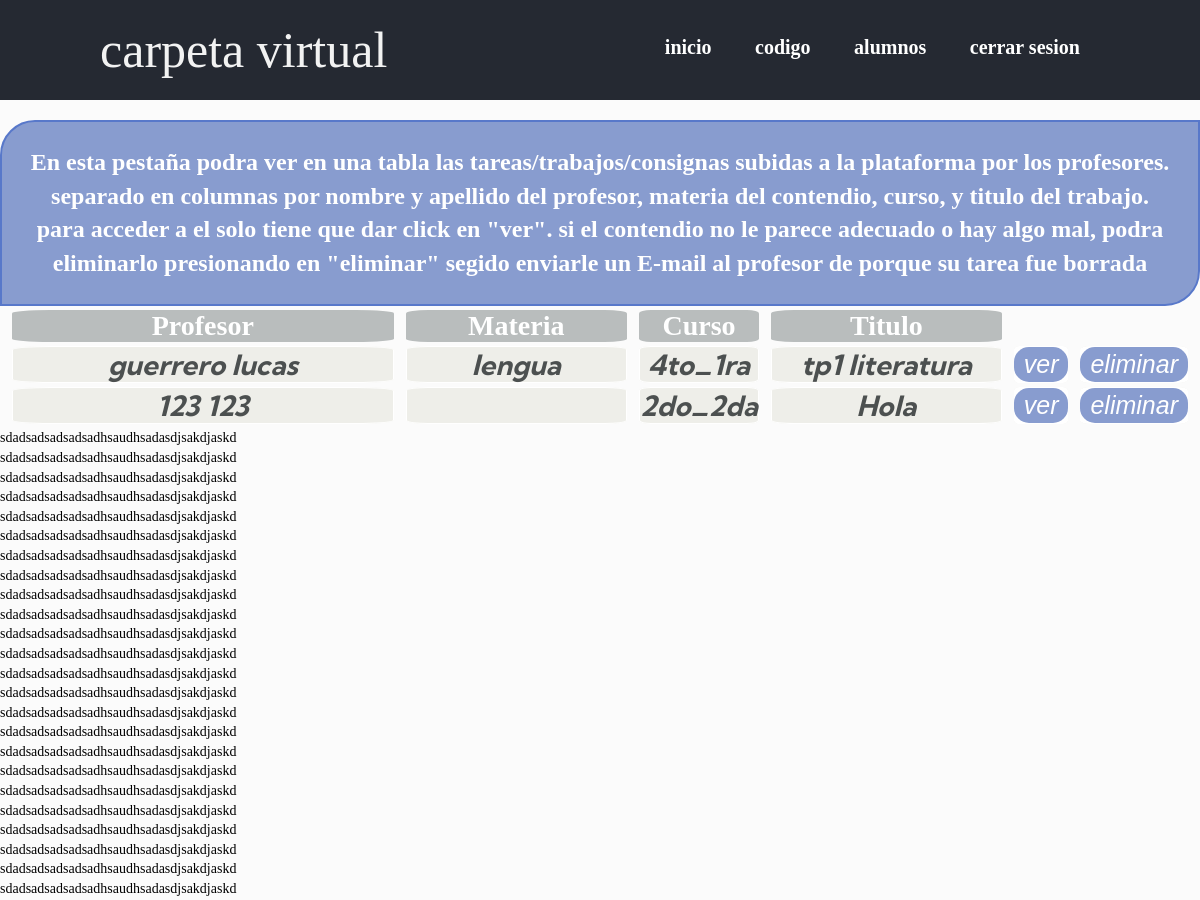
The app's page /admin/admin.contenido.php (signed in, upper part), older data.
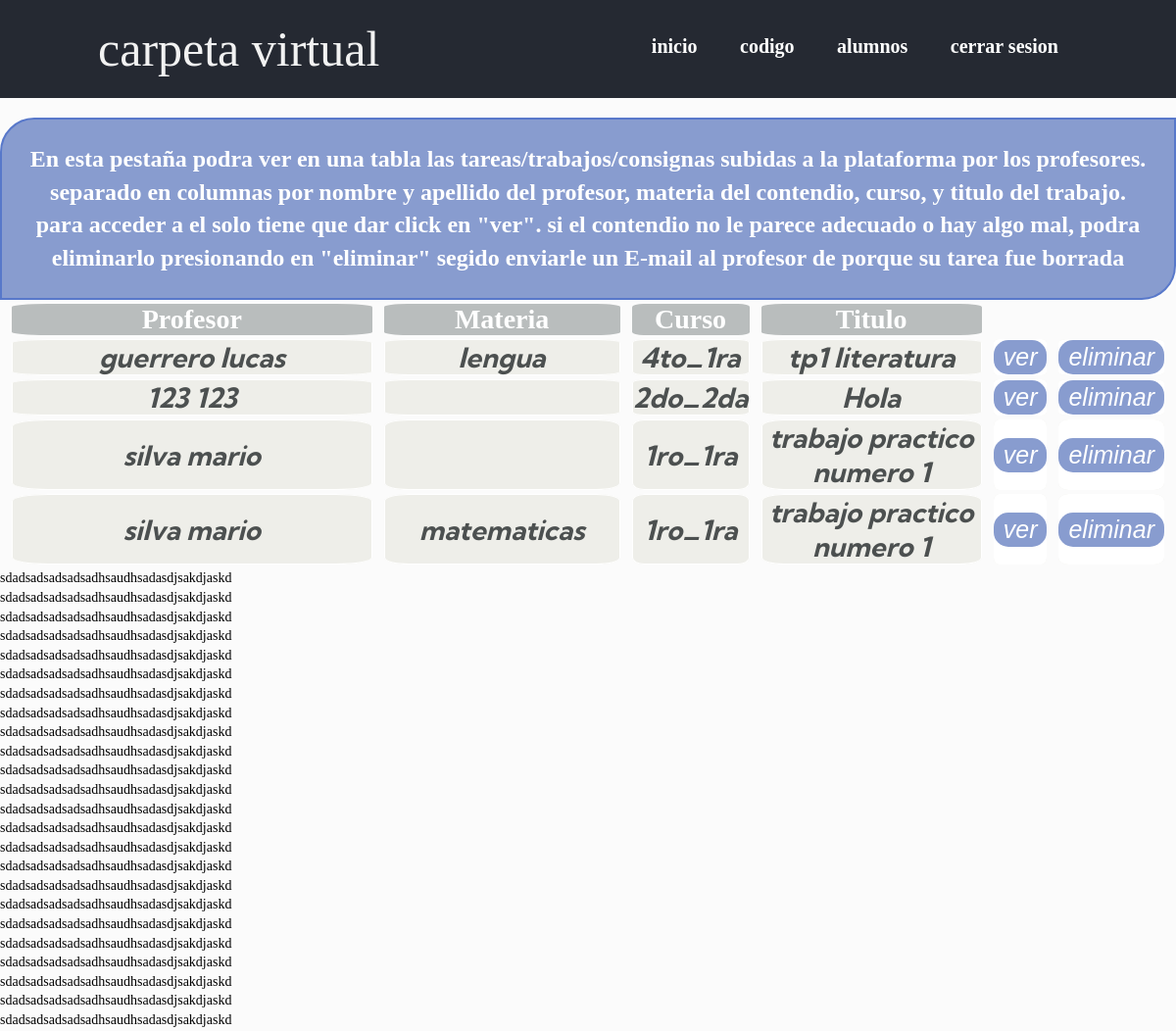
The same page, newer data.
### tables this page shows
CREATE TABLE `profesor` (
  `nombre` varchar(20) NOT NULL,
  `apellido` varchar(20) NOT NULL,
  `Email` varchar(20) NOT NULL,
  `password` varchar(16) NOT NULL,
  `codigo` varchar(16) NOT NULL
);

CREATE TABLE `contenido` (
  `fecha_de_entrega` date NOT NULL,
  `cod_trabajo` int(11) NOT NULL,
  `titulo` varchar(30) NOT NULL,
  `curso` varchar(7) NOT NULL,
  `materia` varchar(20) NOT NULL,
  `contenido` text NOT NULL,
  `bibiografia` text NOT NULL,
  `Email` varchar(40) NOT NULL
);

### admin/admin.contenido.php (the view, shortened to what this page needs)
<html>
    <head>
	  <link rel="stylesheet" type="text/css" href="css/estiloadmincontendio.css">
      <link rel="stylesheet" type="text/css" href="css/header.css">
    </head>
   <header>
		<div class="wrapper">
			<div class="logo">carpeta virtual</div>
			<nav>
				<a href="perfil_admin.php">inicio</a>
				<a href="codigogenerado.php">codigo</a>
				<a href="admin_alumnos.php">alumnos</a>
				<a href="../cerrar_sesion.php">cerrar sesion</a>
			</nav>
		</div>
	</header>
 <body>
    <center>
         <p class="titulo">
         En esta pestaña podra ver en una tabla las tareas/trabajos/consignas subidas a la plataforma por los profesores.
         separado en columnas por nombre y apellido del profesor, materia del contendio, curso, y titulo del trabajo.
         para acceder a el solo tiene que dar click en "ver". si el contendio no le parece adecuado o hay algo mal, podra eliminarlo presionando en "eliminar" segido enviarle un E-mail al profesor de porque su tarea fue borrada
         </p>
     </center>
     <table>
        <tr class="tabla-arriba">
          <td class="tabla-arriba__profesor">Profesor</td>
          <td class="tabla-arriba__materia">Materia</td>
          <td>Curso</td>
          <td class="tabla-arriba__titulo">Titulo</td>
        </tr>
        <?php
        include "../conexion.php";
        $sql =  "SELECT * FROM contenido";
        if ($resultad = $con->query($sql)){
        while ($fila = mysqli_fetch_array($resultad)){
        $titulo=$fila["titulo"];
        $materia=$fila["materia"];
        $curso=$fila["curso"];
        $Email=$fila["Email"];
        $sql =  "SELECT * FROM profesor where Email='$Email'";
        if ($resultado = $con->query($sql)){
        while ($fila = mysqli_fetch_array($resultado)){
            $nombre=$fila["nombre"];
            $apellido=$fila["apellido"];
        ?>
            <tr class='cuerpo'>
                <td class='hi' class='tabla-arriba__profesor'>
                    <?php echo $apellido, " ", $nombre;?>
                </td>
                <td class='hi' class='tabla-arriba__materia'>
                    <?php echo $materia?>
                </td>
                <td class='hi'>
                    <?php echo $curso?>
                </td>
                <td class='hi' class='tabla-arriba__titulo'>
                    <?php echo $titulo?>
                </td>
                <td class='hi__boton'>
                    <a href='editar.php?cod_trabajo=$cod_trabajo'>
                        <button> ver </button>
                    </a>
                </td>
                <td class='hi__boton'>
                    <a href='eliminar.php?Email=$Email & curso=$curso & materia=$materia'>
                        <button>eliminar </button>
                    </a>
                </td>
            </tr>
            <?php
            }}}}
            ?>
     </table>
 <P>sdadsadsadsadsadhsaudhsadasdjsakdjaskd</P>
         <P>sdadsadsadsadsadhsaudhsadasdjsakdjaskd</P>
          <P>sdadsadsadsadsadhsaudhsadasdjsakdjaskd</P> <P>sdadsadsadsadsadhsaudhsadasdjsakdjaskd</P> <P>sdadsadsadsadsadhsaudhsadasdjsakdjaskd</P> <P>sdadsadsadsadsadhsaudhsadasdjsakdjaskd</P> <P>sdadsadsadsadsadhsaudhsadasdjsakdjaskd</P> <P>sdadsadsadsadsadhsaudhsadasdjsakdjaskd</P> <P>sdadsadsadsadsadhsaudhsadasdjsakdjaskd</P> <P>sdadsadsadsadsadhsaudhsadasdjsakdjaskd</P> <P>sdadsadsadsadsadhsaudhsadasdjsakdjaskd</P>
           <P>sdadsadsadsadsadhsaudhsadasdjsakdjaskd</P>
         <P>sdadsadsadsadsadhsaudhsadasdjsakdjaskd</P>
          <P>sdadsadsadsadsadhsaudhsadasdjsakdjaskd</P> <P>sdadsadsadsadsadhsaudhsadasdjsakdjaskd</P> <P>sdadsadsadsadsadhsaudhsadasdjsakdjaskd</P> <P>sdadsadsadsadsadhsaudhsadasdjsakdjaskd</P> <P>sdadsadsadsadsadhsaudhsadasdjsakdjaskd</P> <P>sdadsadsadsadsadhsaudhsadasdjsakdjaskd</P> <P>sdadsadsadsadsadhsaudhsadasdjsakdjaskd</P> <P>sdadsadsadsadsadhsaudhsadasdjsakdjaskd</P> <P>sdadsadsadsadsadhsaudhsadasdjsakdjaskd</P> <P>sdadsadsadsadsadhsaudhsadasdjsakdjaskd</P>
         <P>sdadsadsadsadsadhsaudhsadasdjsakdjaskd</P>
</body>
</html>

### admin/css/estiloadmincontendio.css (style rules this page uses)
* { margin: 0px; padding: 0px; box-sizing:border-box; }
body { font: 14px/1.4 Georgia, Serif; background-color: #FBFBFB; }
table { font-size:200%; border-collapse: separate; border-spacing: 1vw 0.5vh; font-weight: bold; }
.tabla-arriba { color: white; background-color: #B9BDBD; text-align: center; }
.tabla-arriba__profesor { width: 45%; }
.tabla-arriba__titulo { width: 25%; }
.tabla-arriba__materia { width: 25%; }
tr td { border-top-right-radius: 10%; border-top-left-radius: 10%; border-bottom-left-radius: 10%; border-bottom-right-radius: 10%; }
.cuerpo { font-style:italic; background-color: #EEEEE9; }
.hi { font-size: 1vw 0.75vh; text-align: center; border: solid 1px; border-color: white; color: 4C5050; font-family: 'Kumbh Sans', sans-serif; }
.hi__boton { background-color: white; }
.titulo { font-family: Century Gothic,CenturyGothic,AppleGothic; color: #ffffff; font-size: 3vh; text-align: center; background: #889ccf; overflow: hidden; padding: 3vh; border-radius: 35px 0px 35px 0px; border: 2px solid #5878ca; font-weight: bold; }
button { cursor: pointer; padding: 3px; padding-left: 10px; padding-right: 10px; font-family: helvetica; font-weight: 300; font-size: 25px; font-style: italic; color: white; background-color: #889ccf; border-bottom-color: #889ccf; border-radius: 15px; border: 0px; }

### admin/css/header.css (style rules this page uses)
* { margin: 0px; padding: 0px; box-sizing:border-box; }
header { width:100%; height: 100px; overflow:hidden; background:#252932; margin-bottom:20px; }
.wrapper { width:90%; max-width:1000px; margin:auto; overflow:hidden; }
header .logo { color:#f2f2f2; font-size:50px; line-height:100px; float:left; }
header nav { float:right; line-height:100px; }
header nav a { display:inline-block; color:#fff; text-decoration:none; padding:10px 20px; line-height:normal; font-size:20px; font-weight:bold; -webkit-transition:all 500ms ease; -o-transition:all 500ms ease; transition:all 500ms ease; }

Row changes from the older to the newer data that the page shows:
added contenido: curso "1ro_1ra", titulo "trabajo practico numero 1"
now on this page (row unchanged): profesor: apellido "silva", nombre "mario"
added contenido: materia "matematicas", curso "1ro_1ra", titulo "trabajo practico numero 1"
